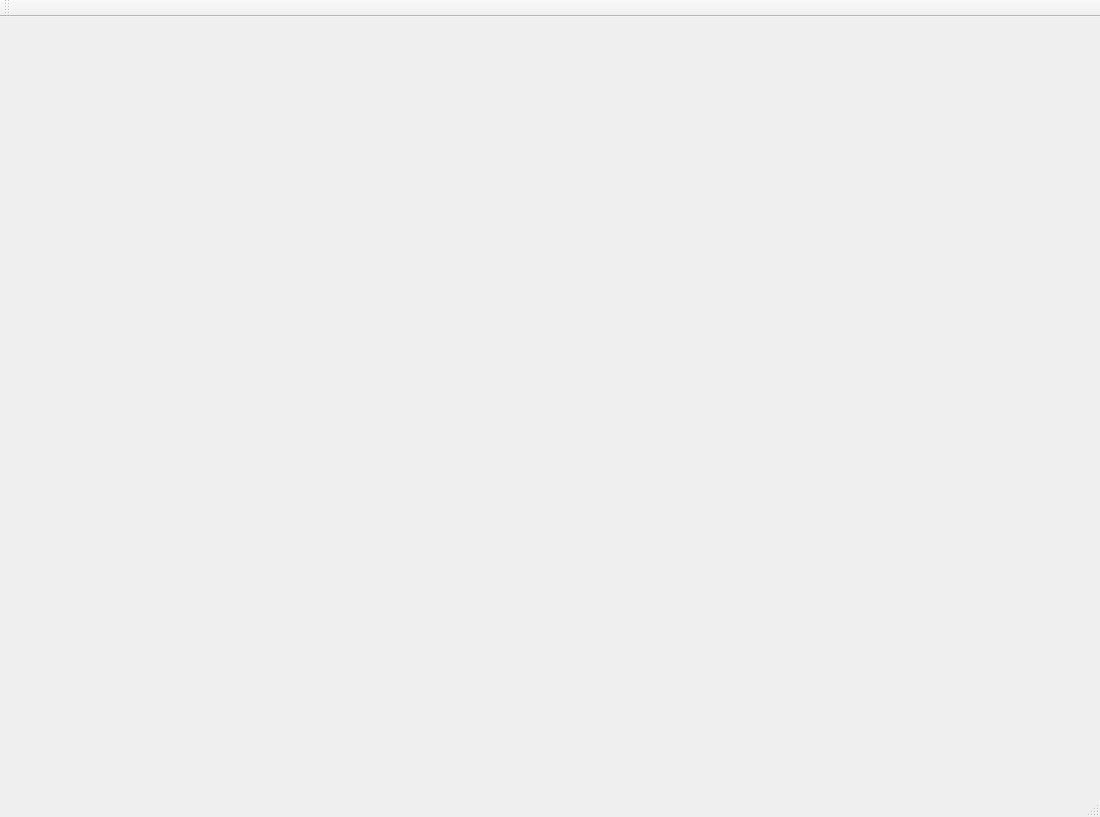
<?xml version="1.0" encoding="UTF-8"?>
<ui version="4.0">
 <class>MainWindow</class>
 <widget class="QMainWindow" name="MainWindow">
  <property name="geometry">
   <rect>
    <x>0</x>
    <y>0</y>
    <width>1100</width>
    <height>817</height>
   </rect>
  </property>
  <property name="windowTitle">
   <string>MainWindow</string>
  </property>
  <widget class="QWidget" name="centralWidget"/>
  <widget class="QMenuBar" name="menuBar">
   <property name="geometry">
    <rect>
     <x>0</x>
     <y>0</y>
     <width>1100</width>
     <height>26</height>
    </rect>
   </property>
  </widget>
  <widget class="QToolBar" name="mainToolBar">
   <attribute name="toolBarArea">
    <enum>TopToolBarArea</enum>
   </attribute>
   <attribute name="toolBarBreak">
    <bool>false</bool>
   </attribute>
  </widget>
  <widget class="QStatusBar" name="statusBar"/>
 </widget>
 <layoutdefault spacing="6" margin="11"/>
 <resources/>
 <connections/>
</ui>
